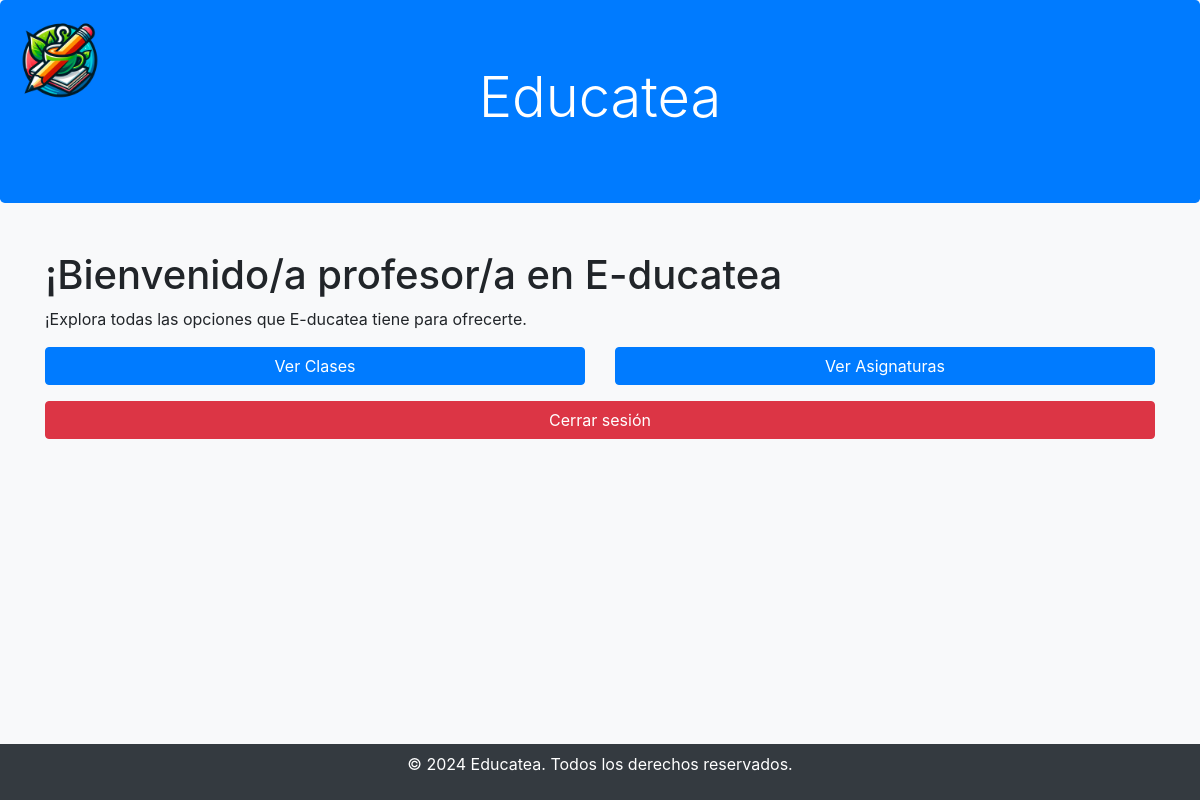
The app's page /Educatea/Roles/inicio_profesor.php, older data.
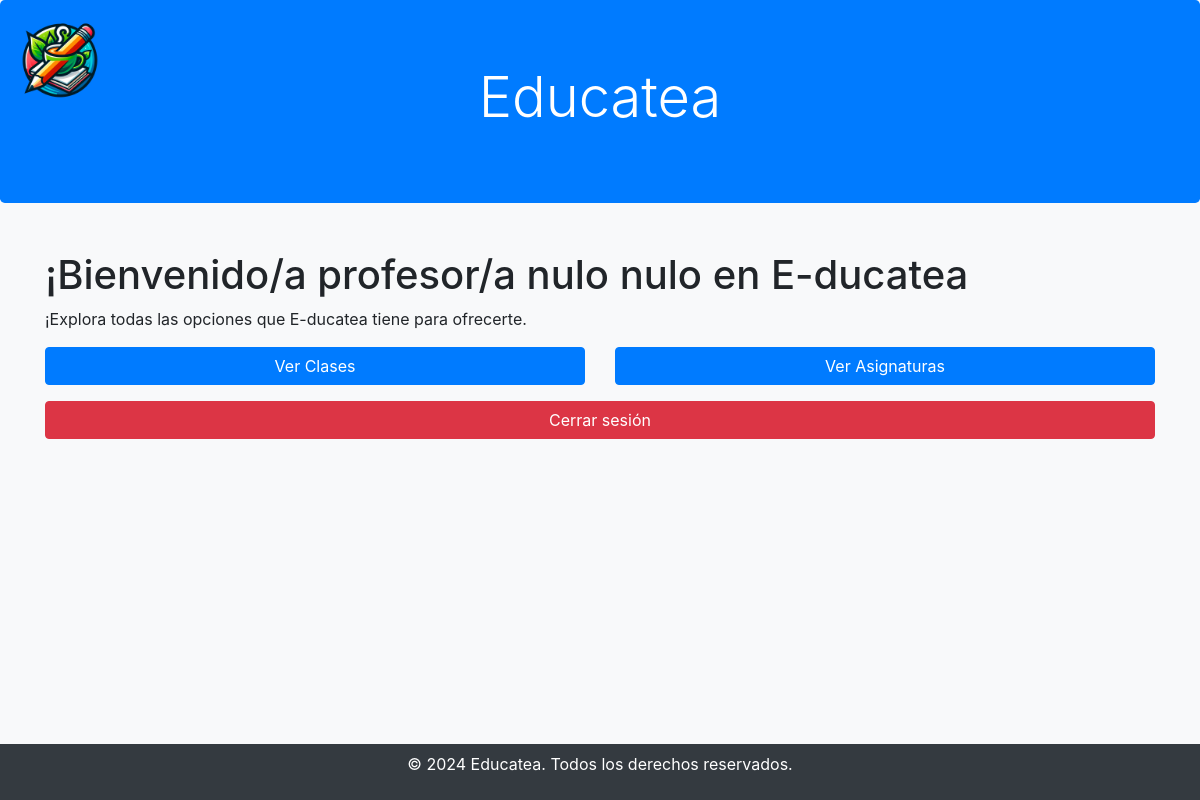
The same page, newer data.
### tables this page shows
CREATE TABLE `usuarios` (
  `usuario_id` int(11) NOT NULL,
  `usuario` varchar(255) NOT NULL,
  `nombre` varchar(50) NOT NULL,
  `apellido` varchar(50) NOT NULL,
  `correo_electronico` varchar(100) NOT NULL,
  `contrasena` varchar(255) NOT NULL,
  `rol_id` int(11) DEFAULT NULL
);

### Educatea/Roles/inicio_profesor.php (the view, shortened to what this page needs)
<?php
$conexion = conexion();
$usuario = $_SESSION["usuario"];
$resultado = $conexion->query("SELECT nombre, apellido, rol_id FROM usuarios WHERE usuario_id = '".$usuario['usuario_id']."'");
$usu = $resultado->fetch_assoc();
$nombre = $usu['nombre'];
$apellido = $usu['apellido'];
?>
<!DOCTYPE html>
<html lang="es">
<head>
    <link rel="stylesheet" href="https://stackpath.bootstrapcdn.com/bootstrap/4.3.1/css/bootstrap.min.css">
</head>
<body class="bg-light">
<img src="../img/Logo_educatea.png" alt="Logo de Educatea" style="position: absolute; top: 10px; left: 10px; max-width: 100px; max-height: 100px;">
<div class="jumbotron bg-primary text-center text-white">
        <h1 class="display-4">Educatea</h1>
    </div>
    <div class="container mt-5">
        <h1>¡Bienvenido/a profesor/a <?php echo $nombre . " " . $apellido?> en E-ducatea</h1>
        <p>¡Explora todas las opciones que E-ducatea tiene para ofrecerte.</p>
        <div class="row">
            <div class="col-md-6 mb-3">
                <form action="../Profesor/clase.php" method="get">
                    <button type="submit" class="btn btn-primary btn-block">Ver Clases</button>
                </form>
            </div>
            <div class="col-md-6 mb-3">
                <form action="../Profesor/Asignatura/Asignatura.php" method="get">
                    <button type="submit" class="btn btn-primary btn-block">Ver Asignaturas</button>
                </form>
            </div>
        </div>
        <form method="post">
            <button type="submit" name="logout" class="btn btn-danger btn-block">Cerrar sesión</button>
        </form>
    </div>
    <footer class="fixed-bottom bg-dark text-white text-center p-2">
        <p>&copy; 2024 Educatea. Todos los derechos reservados.</p>
    </footer>
</body>
</html>

Row changes from the older to the newer data that the page shows:
added usuarios: nombre "nulo", apellido "nulo"
